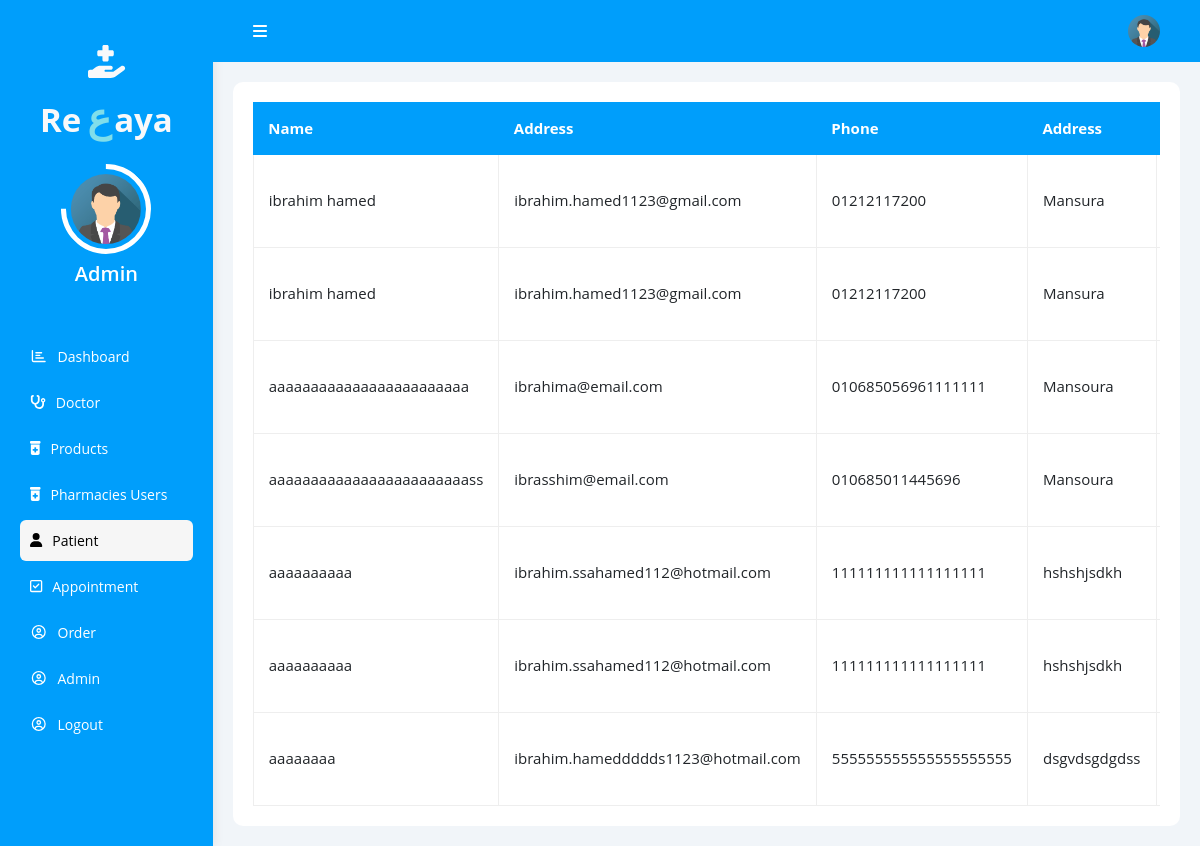
Page /dashboard/patient.php (signed in) on the committed database.
### tables this page shows
CREATE TABLE `users` (
  `id` int(11) NOT NULL,
  `name` varchar(255) NOT NULL,
  `email` varchar(255) NOT NULL,
  `phone` varchar(255) NOT NULL,
  `address` varchar(255) NOT NULL,
  `role` varchar(255) DEFAULT NULL,
  `gender` varchar(255) DEFAULT NULL,
  `specialization` varchar(255) NOT NULL,
  `price` varchar(255) DEFAULT NULL,
  `docDesc` varchar(255) DEFAULT NULL,
  `image` varchar(255) NOT NULL,
  `password` varchar(255) NOT NULL
);

### dashboard/patient.php (the view, shortened to what this page needs)
<?php
$conn = mysqli_connect('localhost', 'root', '', 'reaya');
$adminId=$_SESSION['id'];
   $query = mysqli_query($conn, "SELECT * FROM users where role='admin' AND id='$adminId'");
   $fetch = mysqli_fetch_array($query);
   $adminName= "<h5 class='text-success text-white mb-3
   '>" . $fetch['name'] . "</h5>";
?>
<!DOCTYPE html>
<html lang="en">
<head>
    <link rel="stylesheet" href="../css/bootstrap.min.css" />
    <link rel="stylesheet" href="../css/all.min.css" />
    <link rel="stylesheet" href="../css/dashboard.css" />
</head>
<body>
    <div class="page d-flex">
        <div id="side" class="sidebar">
            <div class="logo text-center text-white">
                <a class="logo__icon d-block text-light fw-bold" href="home.php"><i
                        class="fa-solid fa-hand-holding-medical"></i>
                    Re<span>ع</span>aya</a>
                <a class="img__link d-block" href="#"><img class="img-fluid" src="../images/admin.png"
                        alt="Admin" /></a>
                <h5 class="mt-2 mb-2 fw-semibold">Admin<h5><?php echo $adminName?></h5>
                </h5>
            </div>
            <ul>
                <li>
                    <a class=" d-flex align-items-center" href="dashboard.php">
                        <i class="fa-regular fa-chart-bar fa-fw"></i>
                        <span>Dashboard</span>
                    </a>
                </li>
                <li>
                    <a class=" d-flex align-items-center" href="doctors.php">
                        <i class="fa-solid fa-stethoscope"></i>
                        <span>Doctor</span>
                    </a>
                </li>
                <li>
                    <a class=" d-flex align-items-center" href="products.php">
                        <i class="fa-solid fa-prescription-bottle-medical"></i>
                        <span>Products</span>
                    </a>
                </li>
                <li>
                    <a class="d-flex align-items-center" href="pharmacie_users.php">
                        <i class="fa-solid fa-prescription-bottle-medical"></i>
                        <span>Pharmacies Users</span>
                    </a>
                </li>
                <li>
                    <a class="active d-flex align-items-center" href="patient.php">
                        <i class="active fa-solid fa-user"></i>
                        <span>Patient</span>
                    </a>
                </li>
                <li>
                    <a class="d-flex align-items-center" href="appointment.php">
                        <i class="fa-regular fa-square-check"></i>
                        <span>Appointment</span>
                    </a>
                </li>
                <li>
                    <a class="d-flex align-items-center" href="order.php">
                        <i class="fa-regular fa-circle-user fa-fw"></i>
                        <span>Order</span>
                    </a>
                </li>
                <li>
                    <a class="d-flex align-items-center" href="admin.php">
                        <i class="fa-regular fa-circle-user fa-fw"></i>
                        <span>Admin</span>
                    </a>
                </li>
                <li>
                    <a class="d-flex align-items-center" href="../logout.php">
                        <i class="fa-regular fa-circle-user fa-fw"></i>
                        <span>Logout</span>
                    </a>
                </li>
            </ul>
        </div>
        <div class="content">
            <div class="head">
                <div onclick="hide()" class="menu">
                    <i class="fa-solid fa-bars"></i>
                </div>
                <div class="icon d-flex align-items-center">
                    <img src="../images/admin.png" alt="" />
                </div>
            </div>
            <?php
$conn = mysqli_connect("localhost", "root", "", "reaya");
$displayQuery = "SELECT * FROM `users` WHERE `role` = 'user'";
$result = mysqli_query($conn, $displayQuery);
?>
            <div class="patient bg-white">
                <div class="responsive-table">
                    <table>
                        <thead>
                            <tr>
                                <td>Name</td>
                                <td>Address</td>
                                <td>Phone</td>
                                <td>Address</td>
                                <td>Gender</td>
                            </tr>
                        </thead>
                        <?php
                        while ($row = mysqli_fetch_assoc($result)) {
                        ?>
                        <tr>
                            <td><?= $row['name'] ?></td>
                            <td><?= $row['email'] ?></td>
                            <td><?= $row['phone'] ?></td>
                            <td><?= $row['address'] ?></td>
                            <td><?= $row['gender'] ?></td>
                        </tr>
                        <?php
                            }
                            ?>
                    </table>
                </div>
            </div>
        </div>
    </div>
</body>
</html>

### css/dashboard.css (style rules this page uses)
:root { --blue-color: #009efb; --blue-alt-color: #0d69d5; --success-color: #09c372; --error-color: #ff3860; }
* { box-sizing: border-box; }
body { font-family: "Open Sans", sans-serif; margin: 0; }
a { text-decoration: none; }
ul { list-style: none; padding: 0; }
.page { background-color: #f1f5f9; min-height: 100vh; }
.sidebar { width: 250px; padding: 20px; box-shadow: 0 0 10px #ddd; background-color: var(--blue-color); }
.sidebar>div { margin-bottom: 50px; }
.sidebar .logo .logo__icon { padding: 1.0625rem 0rem; font-size: 2.0625rem; }
.sidebar .logo .logo__icon span { color: #80deea; font-size: 40px; padding: 0rem 0.1875rem 0rem 0.375rem; }
.sidebar .logo .img__link { border: 0.3125rem solid #fff; border-radius: 100%; width: 52%; padding: 0.3125rem; height: 5.625rem; margin: auto; border-top-color: transparent; transform: rotate(-45deg); }
.sidebar .logo .img__link img { border-radius: 100%; transform: rotate(45deg); width: 100%; }
.sidebar .logo h5 { font-size: 1.25rem; }
.sidebar ul li a { margin-bottom: 5px; transition: 0.3s; color: white; padding: 10px; font-size: 14px; border-radius: 6px; }
.sidebar ul li a.active, .sidebar ul li a:hover { background-color: #f6f6f6; color: black; }
.sidebar ul li a span { font-size: 14px; margin-left: 10px; }
.content { overflow: hidden; width: 100vw; }
.content .head { display: flex; align-items: center; justify-content: space-between; background-color: var(--blue-color); padding: 15px 40px; }
.content .head .menu { color: white; cursor: pointer; }
.content .head .icon img { width: 32px; height: 32px; border-radius: 50%; }
.patient { padding: 20px; margin: 20px; border-radius: 10px; }
.patient .responsive-table { overflow-x: auto; }
.patient table { min-width: 1000px; border-spacing: 0; font-size: 15px; width: 100%; }
.patient thead td { background-color: var(--blue-color); color: white; font-weight: bold; }
.patient table td { padding: 15px; }
.patient tbody td { border-bottom: 1px solid #eee; border-left: 1px solid #eee; transition: 0.3s; }

### rows in the picture
users: name "ibrahim hamed", email "ibrahim.hamed1123@gmail.com", phone "01212117200", address "Mansura"
users: name "ibrahim hamed", email "ibrahim.hamed1123@gmail.com", phone "01212117200", address "Mansura"
users: name "aaaaaaaaaaaaaaaaaaaaaaaa", email "ibrahima@email.com", phone "010685056961111111", address "Mansoura"
users: name "aaaaaaaaaaaaaaaaaaaaaaaass", email "ibrasshim@email.com", phone "010685011445696", address "Mansoura"
users: name "aaaaaaaaaa", email "ibrahim.ssahamed112@hotmail.com", phone "111111111111111111", address "hshshjsdkh"
users: name "aaaaaaaaaa", email "ibrahim.ssahamed112@hotmail.com", phone "111111111111111111", address "hshshjsdkh"
users: name "aaaaaaaa", email "ibrahim.hameddddds1123@hotmail.com", phone "555555555555555555555", address "dsgvdsgdgdss"
